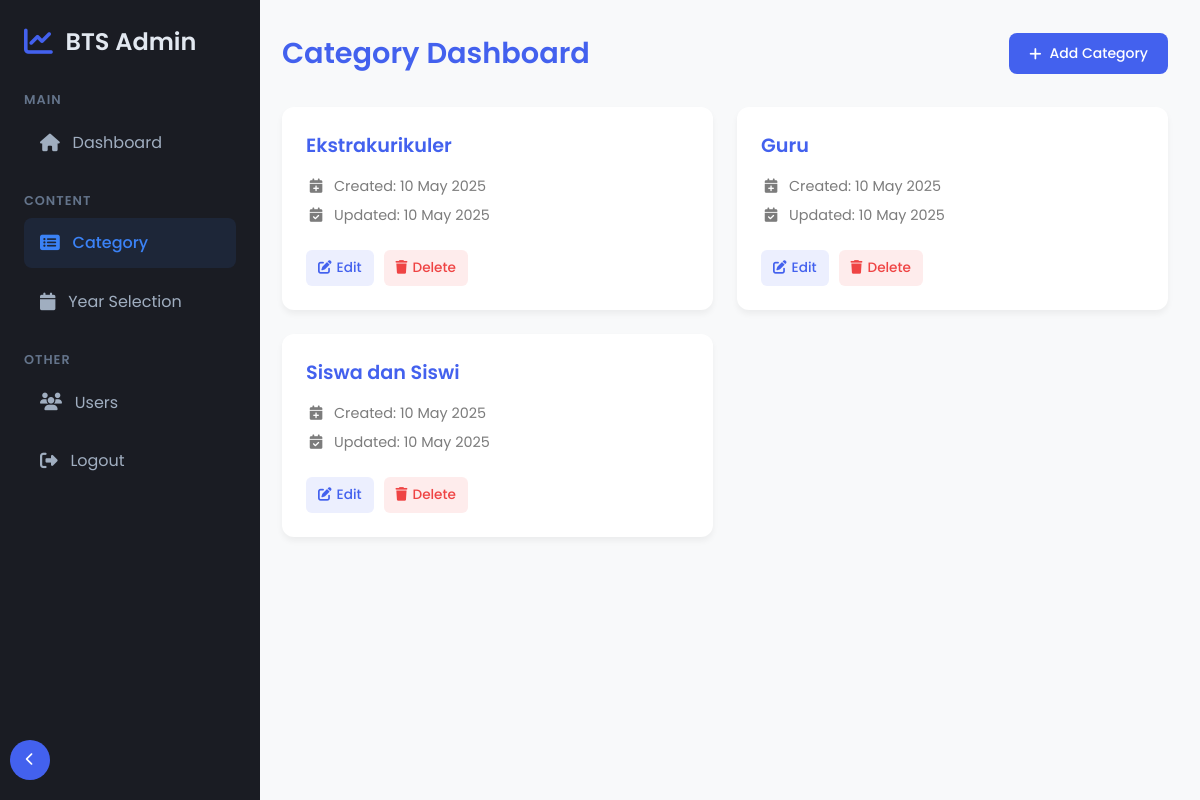
/admin/views/category/category.php (signed in), run on the app's committed database.
### tables this page shows
CREATE TABLE `categories` (
  `id` int(11) NOT NULL,
  `name` varchar(255) NOT NULL,
  `created_at` timestamp NULL DEFAULT current_timestamp(),
  `updated_at` timestamp NULL DEFAULT current_timestamp() ON UPDATE current_timestamp()
);

### admin/views/category/category.php (the view, shortened to what this page needs)
<?php
require_once __DIR__ . '/../../../config.php';
try {
    $stmt = $pdo->query("SELECT * FROM categories ORDER BY created_at DESC");
    $categories = $stmt->fetchAll();
} catch (PDOException $e) {
    $_SESSION['error'] = "Gagal mengambil data kategori: " . $e->getMessage();
    $categories = [];
}
?>
<!DOCTYPE html>
<html lang="en">
<head>
    <link rel="stylesheet" href="../../public/css/all.min.css">
    <link rel="stylesheet" href="../../public/css/sidebar.css">
</head>
<body>
    <?php include '../../views/layout/sidebar.php' ?>
    <div class="main-content">
        <div class="header-container">
            <h1 class="page-title">Category Dashboard</h1>
            <button class="btn-new" onclick="window.location.href='add_category.php'">
                <i class="fas fa-plus"></i> Add Category
            </button>
        </div>
        <div class="categories-container">
            <?php if (empty($categories)): ?>
                <div class="empty-state">
                    <i class="fas fa-folder-open"></i>
                    <p>No categories found. Add your first category!</p>
                </div>
            <?php else: ?>
                <?php foreach ($categories as $category): ?>
                    <div class="category-card">
                        <h3 class="category-name"><?php echo htmlspecialchars($category['name']); ?></h3>
                        <div class="category-meta">
                            <div class="meta-item">
                                <i class="fas fa-calendar-plus"></i>
                                <span>Created: <?php echo date('d M Y', strtotime($category['created_at'])); ?></span>
                            </div>
                            <div class="meta-item">
                                <i class="fas fa-calendar-check"></i>
                                <span>Updated: <?php echo date('d M Y', strtotime($category['updated_at'])); ?></span>
                            </div>
                        </div>
                        <div class="category-actions">
                            <button class="btn-action btn-edit" onclick="window.location.href='edit_category.php?id=<?php echo $category['id']; ?>'">
                                <i class="fas fa-edit"></i> Edit
                            </button>
                            <button class="btn-action btn-delete" onclick="if(confirm('Are you sure you want to delete this category?')) { window.location.href='?delete=<?php echo $category['id']; ?>' }">
                                <i class="fas fa-trash"></i> Delete
                            </button>
                        </div>
                    </div>
                <?php endforeach; ?>
            <?php endif; ?>
        </div>
    </div>
</body>
</html>

### admin/public/css/sidebar.css (style rules this page uses)
:root { --primary-color: #4361ee; --secondary-color: #3f37c9; --accent-color: #4895ef; --sidebar-bg: #1a1c23; --sidebar-text: #e2e8f0; --sidebar-width: 260px; --sidebar-collapsed-width: 80px; --content-padding: 2rem; }
.main-content { margin-left: var(--sidebar-width); padding: var(--content-padding); transition: margin-left 0.3s ease; min-height: 100vh; }

### admin/views/category/category.php (style rules this page uses)
* { margin: 0; padding: 0; box-sizing: border-box; font-family: 'Poppins', sans-serif; }
:root { --primary-color: #4361ee; --secondary-color: #3f37c9; --accent-color: #4895ef; --text-color: #333; --text-light: #7c7c7c; --bg-color: #f8f9fa; --card-bg: #ffffff; --sidebar-bg: #1a1c23; --sidebar-text: #e2e8f0; --success-color: #10b981; --warning-color: #f59e0b; --danger-color: #ef4444; }
body { display: flex; background-color: var(--bg-color); color: var(--text-color); min-height: 100vh; }
.main-content { flex: 1; padding: 2rem; margin-left: 250px; min-height: 100vh; }
.header-container { display: flex; justify-content: space-between; align-items: center; margin-bottom: 2rem; }
.page-title { font-size: 1.8rem; color: var(--primary-color); font-weight: 600; }
.btn-new { padding: 10px 20px; background-color: var(--primary-color); color: white; border: none; border-radius: 8px; cursor: pointer; font-weight: 500; font-size: 14px; transition: all 0.3s ease; display: flex; align-items: center; gap: 8px; }
.categories-container { display: grid; grid-template-columns: repeat(auto-fill, minmax(280px, 1fr)); gap: 1.5rem; margin-top: 2rem; }
.category-card { background-color: var(--card-bg); border-radius: 12px; padding: 1.5rem; box-shadow: 0 4px 6px rgba(0, 0, 0, 0.05); transition: all 0.3s ease; position: relative; overflow: hidden; }
.category-name { font-size: 1.2rem; font-weight: 600; color: var(--primary-color); margin-bottom: 1rem; }
.category-meta { display: flex; flex-direction: column; gap: 0.5rem; margin-bottom: 1.5rem; }
.meta-item { display: flex; align-items: center; gap: 8px; font-size: 0.9rem; color: var(--text-light); }
.meta-item i { width: 20px; text-align: center; }
.category-actions { display: flex; gap: 10px; margin-top: 1rem; }
.btn-action { padding: 8px 12px; border-radius: 6px; font-size: 0.85rem; font-weight: 500; display: flex; align-items: center; gap: 5px; cursor: pointer; transition: all 0.2s ease; border: none; }
.btn-edit { background-color: rgba(67, 97, 238, 0.1); color: var(--primary-color); }
.btn-delete { background-color: rgba(239, 68, 68, 0.1); color: var(--danger-color); }

### data on the page
categories: name "Ekstrakurikuler", created_at "10 May 2025", updated_at "10 May 2025"
categories: name "Guru", created_at "10 May 2025", updated_at "10 May 2025"
categories: name "Siswa dan Siswi", created_at "10 May 2025", updated_at "10 May 2025"
